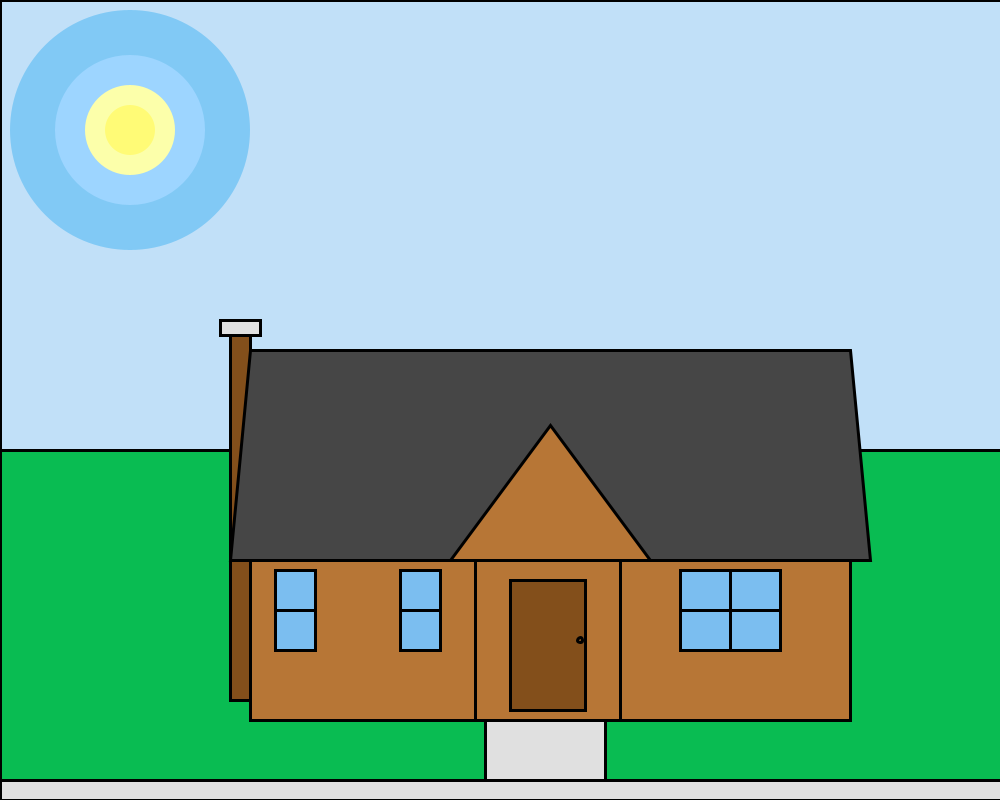
Frame 1 (no input)
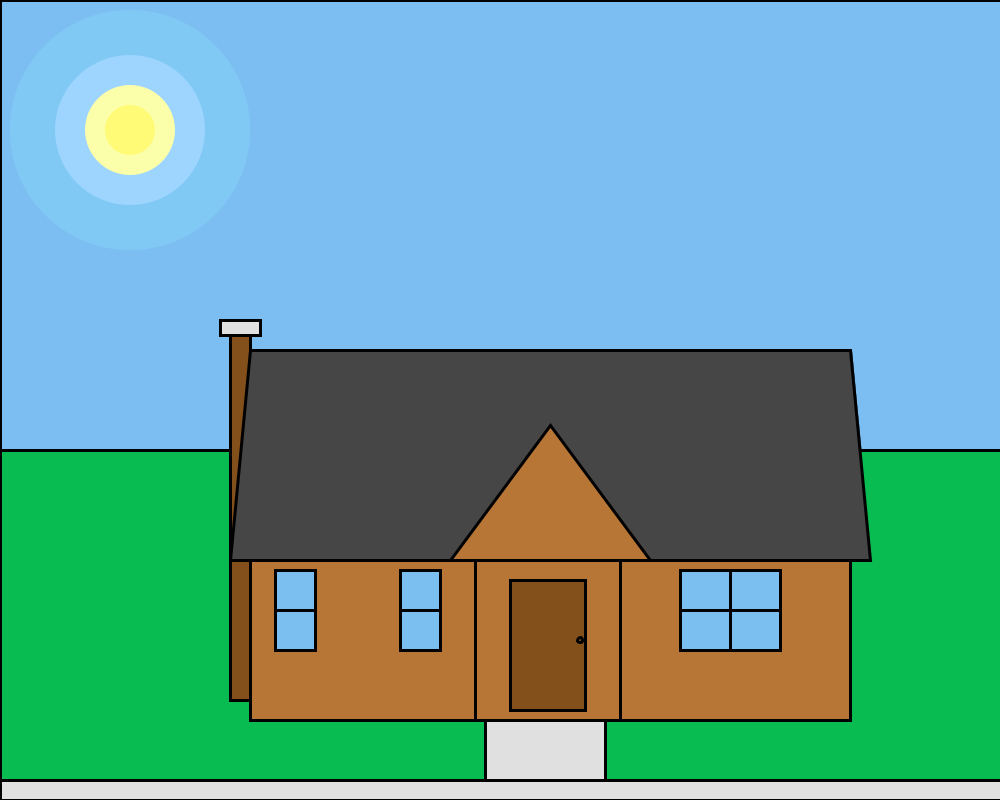
Frame 60 (the mouse pressed at the canvas centre just before this capture)
Frame 120 (the mouse held since frame 60 and released just before this capture): identical to frame 60, image omitted

The Processing sketch that drew these frames (run headless with seeded random() and noise(); from frame 60 on, the mouse is pressed at the canvas centre):

// Processing sketch: processing_181326
// ── processing_181326.pde

//Scalable House by chaging the house width variable

void setup() {
  size(1000, 800);
  background(255);
}
void draw() {
  strokeWeight(3);
  fill(123, 190, 240, 120); //BABY BLUE
  rect (0, 0, 1500, 750); //sky
  fill(#09BC52); //GREEN
  rect(0, 450, 1500, 350);  //ground
  fill(#834F1B);
  rect(230, 330, 20, 370);  //chimney
  fill(#E0E0E0);
  rect(220, 320, 40, 15);  //chimney top 
  fill(70);
  quad(250, 350, 850, 350, 870, 560, 230, 560);
  fill(183, 118, 54);  //BROWN
  rect(250, 560, 600, 160); //main house
  fill(123, 190, 240);
  rect(275, 570, 40, 80);  //window1
  line(275, 610, 315, 610);  //window sash
  rect(400, 570, 40, 80);  //window2
  line(400, 610, 440, 610);  //window 2 sash
  rect(680, 570, 100, 80);  //lg window right
  rect(680, 570, 50, 80);  //lg window right
  line(680, 610, 780, 610); //lg window sash
  fill(183, 118, 54);
  triangle(550, 425, 450, 560, 650, 560); //porch roof
  rect(475, 560, 145, 160);  //porch
  fill(#E0E0E0);
  rect(485, 720, 120, 110);
  strokeWeight(3);
  fill(#834F1B);
  rect(510, 580, 75, 130);  //door
  ellipse(580, 640, 5, 5); //doorknob
  fill(#E0E0E0);
  rect(0, 780, 1500, 20);
  noStroke();
  ellipseMode(CENTER);
  fill(129,201,245);  //OUTER RING BLUE
  ellipse(130,130,240,240);  //SUN
  fill(157, 213, 255);  //2ND RING BLUE
  ellipse(130, 130, 150, 150); //SUN
  fill(252, 255, 170);  //RAYS YELLOW
  ellipse(130, 130, 90, 90); //SUN
  fill(255, 251, 118);  //YELLOW
  ellipse(130, 130, 50, 50); //SUN
  stroke(1);
}
